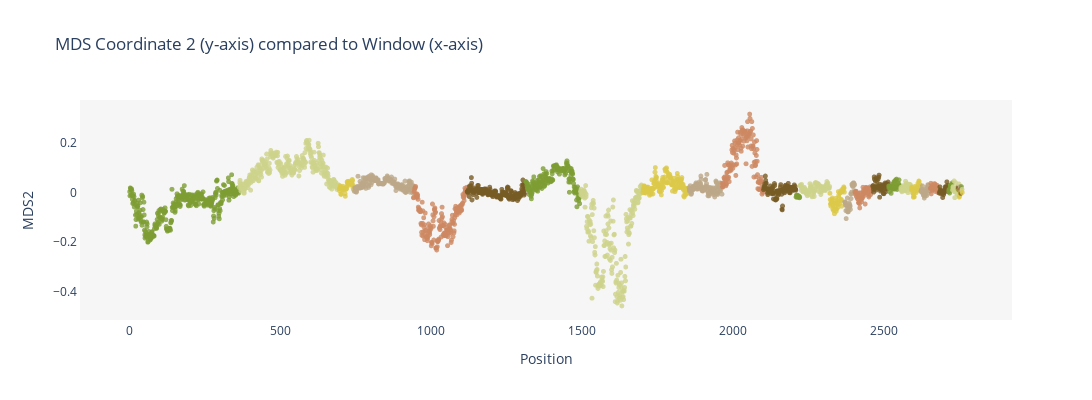

The notebook cell this image was saved under:
### Code cell
#px.scatter(y=mds.samples["PC2"], title="MDS Coordinate 2 (y-axis) compared to Window (x-axis)")
fig = px.scatter(y=mds.samples["PC2"], 
                 title="MDS Coordinate 2 (y-axis) compared to Window (x-axis)", 
                 color=chrs, 
                 labels=chrs,
                 color_discrete_sequence=kakapo_colors,
                 width=1200, height=400
                )

fig.update_traces(marker=dict(size=5, opacity=0.8))
fig.update_layout(showlegend=False)
fig.update_layout(xaxis=dict(showgrid=False, zeroline=False, showline=True, title="Position"))
fig.update_layout(yaxis=dict(showgrid=False, zeroline=False, showline=True, title="MDS2"))
fig.update_layout(paper_bgcolor="white")
fig.update_layout(plot_bgcolor="#f6f6f6")
fig.write_image("mds_coord2.svg")
fig.write_image("mds_coord2.png")
fig

### Figure 1 — Plotly figure (JSON) as saved in the notebook; plotly's stock layout.template omitted (floating-point values rounded to 4 significant figures; data arrays with more than 128 entries replaced by an {"elided": "..."} marker saying what was removed)
{"data": [{"hovertemplate": "color=S1<br>x=%{x}<br>y=%{y}<extra></extra>", "legendgroup": "S1", "marker": {"color": "#7D9D33", "opacity": 0.8, "size": 5, "symbol": "circle"}, "mode": "markers", "name": "S1", "showlegend": true, "type": "scattergl", "x": {"elided": "364 int values"}, "xaxis": "x", "y": {"elided": "364 float values"}, "yaxis": "y"}, {"hovertemplate": "color=S2<br>x=%{x}<br>y=%{y}<extra></extra>", "legendgroup": "S2", "marker": {"color": "#CED38C", "opacity": 0.8, "size": 5, "symbol": "circle"}, "mode": "markers", "name": "S2", "showlegend": true, "type": "scattergl", "x": {"elided": "331 int values"}, "xaxis": "x", "y": {"elided": "331 float values"}, "yaxis": "y"}, {"hovertemplate": "color=S3<br>x=%{x}<br>y=%{y}<extra></extra>", "legendgroup": "S3", "marker": {"color": "#DCC949", "opacity": 0.8, "size": 5, "symbol": "circle"}, "mode": "markers", "name": "S3", "showlegend": true, "type": "scattergl", "x": [695, 696, 697, 698, 699, 700, 701, 702, 703, 704, 705, 706, 707, 708, 709, 710, 711, 712, 713, 714, 715, 716, 717, 718, 719, 720, 721, 722, 723, 724, 725, 726, 727, 728, 729, 730, 731, 732, 733, 734, 735, 736, 737, 738, 739, 740, 741, 742, 743, 744], "xaxis": "x", "y": [0.01507, 0.006007, 0.0143, 0.02581, 0.0175, -0.007402, -0.00825, 0.01626, 0.01509, 0.01955, 0.01052, 0.009255, 0.02452, 0.01376, 0.01454, 0.01523, 0.01222, 0.01303, 0.0133, -0.005558, -0.01595, 0.01615, 0.01194, 0.01954, 0.01409, 0.02463, 0.04209, 0.0381, 0.04418, 0.03478, 0.03998, 0.0363, 0.04248, 0.04485, 0.02889, 0.03617, 0.04214, 0.03774, 0.03907, 0.03678, 0.03846, 0.03091, 0.03836, 0.05186, 0.04772, 0.02954, 0.01588, 0.01066, 0.0191, 0.02222], "yaxis": "y"}, {"hovertemplate": "color=S4<br>x=%{x}<br>y=%{y}<extra></extra>", "legendgroup": "S4", "marker": {"color": "#BCA888", "opacity": 0.8, "size": 5, "symbol": "circle"}, "mode": "markers", "name": "S4", "showlegend": true, "type": "scattergl", "x": {"elided": "196 int values"}, "xaxis": "x", "y": {"elided": "196 float values"}, "yaxis": "y"}, {"hovertemplate": "color=S5<br>x=%{x}<br>y=%{y}<extra></extra>", "legendgroup": "S5", "marker": {"color": "#CD8862", "opacity": 0.8, "size": 5, "symbol": "circle"}, "mode": "markers", "name": "S5", "showlegend": true, "type": "scattergl", "x": {"elided": "178 int values"}, "xaxis": "x", "y": {"elided": "178 float values"}, "yaxis": "y"}, {"hovertemplate": "color=S6<br>x=%{x}<br>y=%{y}<extra></extra>", "legendgroup": "S6", "marker": {"color": "#775B24", "opacity": 0.8, "size": 5, "symbol": "circle"}, "mode": "markers", "name": "S6", "showlegend": true, "type": "scattergl", "x": {"elided": "195 int values"}, "xaxis": "x", "y": {"elided": "195 float values"}, "yaxis": "y"}, {"hovertemplate": "color=S7<br>x=%{x}<br>y=%{y}<extra></extra>", "legendgroup": "S7", "marker": {"color": "#7D9D33", "opacity": 0.8, "size": 5, "symbol": "circle"}, "mode": "markers", "name": "S7", "showlegend": true, "type": "scattergl", "x": {"elided": "181 int values"}, "xaxis": "x", "y": {"elided": "181 float values"}, "yaxis": "y"}, {"hovertemplate": "color=S8<br>x=%{x}<br>y=%{y}<extra></extra>", "legendgroup": "S8", "marker": {"color": "#CED38C", "opacity": 0.8, "size": 5, "symbol": "circle"}, "mode": "markers", "name": "S8", "showlegend": true, "type": "scattergl", "x": {"elided": "207 int values"}, "xaxis": "x", "y": {"elided": "207 float values"}, "yaxis": "y"}, {"hovertemplate": "color=S9<br>x=%{x}<br>y=%{y}<extra></extra>", "legendgroup": "S9", "marker": {"color": "#DCC949", "opacity": 0.8, "size": 5, "symbol": "circle"}, "mode": "markers", "name": "S9", "showlegend": true, "type": "scattergl", "x": {"elided": "153 int values"}, "xaxis": "x", "y": {"elided": "153 float values"}, "yaxis": "y"}, {"hovertemplate": "color=S10<br>x=%{x}<br>y=%{y}<extra></extra>", "legendgroup": "S10", "marker": {"color": "#BCA888", "opacity": 0.8, "size": 5, "symbol": "circle"}, "mode": "markers", "name": "S10", "showlegend": true, "type": "scattergl", "x": [1855, 1856, 1857, 1858, 1859, 1860, 1861, 1862, 1863, 1864, 1865, 1866, 1867, 1868, 1869, 1870, 1871, 1872, 1873, 1874, 1875, 1876, 1877, 1878, 1879, 1880, 1881, 1882, 1883, 1884, 1885, 1886, 1887, 1888, 1889, 1890, 1891, 1892, 1893, 1894, 1895, 1896, 1897, 1898, 1899, 1900, 1901, 1902, 1903, 1904, 1905, 1906, 1907, 1908, 1909, 1910, 1911, 1912, 1913, 1914, 1915, 1916, 1917, 1918, 1919, 1920, 1921, 1922, 1923, 1924, 1925, 1926, 1927, 1928, 1929, 1930, 1931, 1932, 1933, 1934, 1935, 1936, 1937, 1938, 1939, 1940, 1941, 1942, 1943, 1944, 1945, 1946, 1947, 1948, 1949, 1950, 1951, 1952, 1953, 1954, 1955, 1956, 1957, 1958, 1959, 1960, 1961, 1962, 1963, 1964], "xaxis": "x", "y": [0.01885, 0.007484, 0.007857, 0.003139, 0.02666, 0.01254, 0.008717, -0.007934, -0.004257, 0.01058, 0.01588, 0.02038, 0.009187, 0.02188, 0.01175, 0.01356, 0.02561, 0.0174, 0.02606, 0.01974, 0.02219, 0.0286, 0.02798, 0.03806, 0.03319, 0.03322, 0.03415, 0.01251, 0.01463, 0.02329, 0.03464, 0.03169, 0.01557, 0.04094, 0.03385, 0.02682, 0.01952, 0.03328, 0.03638, 0.06561, 0.05292, 0.02542, 0.02108, 0.00667, 0.008025, 0.00527, 0.007067, 0.01696, 0.01871, 0.01199, 0.01083, 0.009846, 0.01265, 0.01967, 0.04955, 0.05173, 0.02287, 0.02589, 0.03502, 0.0725, 0.02218, 0.00664, 0.001806, -0.01414, -0.004025, -0.007364, -0.01421, 0.02039, 0.01555, 0.006892, -0.004563, -0.002187, 0.008275, 0.01861, 0.01175, 0.01482, 0.006219, 0.01211, 0.0181, 0.002218, 0.0005655, -0.004149, -0.00972, 0.001715, 0.004229, -0.0184, 0.008133, 0.0105, 0.01843, 0.04543, 0.04157, 0.03856, 0.02237, -0.004409, -0.003415, -0.008382, 0.002242, 0.01488, 0.02672, 0.02497, 0.03054, 0.02556, 0.03809, 0.009025, 0.005632, 0.01708, 0.03648, 0.022, 0.02038, -0.007645], "yaxis": "y"}, {"hovertemplate": "color=S11<br>x=%{x}<br>y=%{y}<extra></extra>", "legendgroup": "S11", "marker": {"color": "#CD8862", "opacity": 0.8, "size": 5, "symbol": "circle"}, "mode": "markers", "name": "S11", "showlegend": true, "type": "scattergl", "x": {"elided": "137 int values"}, "xaxis": "x", "y": {"elided": "137 float values"}, "yaxis": "y"}, {"hovertemplate": "color=S12<br>x=%{x}<br>y=%{y}<extra></extra>", "legendgroup": "S12", "marker": {"color": "#775B24", "opacity": 0.8, "size": 5, "symbol": "circle"}, "mode": "markers", "name": "S12", "showlegend": true, "type": "scattergl", "x": [2102, 2103, 2104, 2105, 2106, 2107, 2108, 2109, 2110, 2111, 2112, 2113, 2114, 2115, 2116, 2117, 2118, 2119, 2120, 2121, 2122, 2123, 2124, 2125, 2126, 2127, 2128, 2129, 2130, 2131, 2132, 2133, 2134, 2135, 2136, 2137, 2138, 2139, 2140, 2141, 2142, 2143, 2144, 2145, 2146, 2147, 2148, 2149, 2150, 2151, 2152, 2153, 2154, 2155, 2156, 2157, 2158, 2159, 2160, 2161, 2162, 2163, 2164, 2165, 2166, 2167, 2168, 2169, 2170, 2171, 2172, 2173, 2174, 2175, 2176, 2177, 2178, 2179, 2180, 2181, 2182, 2183, 2184, 2185, 2186, 2187, 2188, 2189, 2190, 2191, 2192, 2193, 2194, 2195, 2196, 2197, 2198, 2199, 2200, 2201, 2202, 2203, 2204, 2205, 2206, 2207, 2208, 2209], "xaxis": "x", "y": [0.0106, 0.01769, 0.02492, 0.01619, 0.03451, 0.02381, 0.06572, 0.048, 0.03567, 0.03667, 0.01751, 0.01301, 0.01235, -0.003059, -0.009385, 0.005171, 0.007224, 0.009614, 0.007727, 0.00105, 0.007024, 0.01181, 0.007706, 0.02583, 0.01196, 0.01486, 0.01143, -0.005795, -0.000758, 0.01754, -0.005316, 0.02173, -0.002859, -0.02651, -0.00143, 0.006139, 0.03535, 0.02745, -0.02895, -0.006236, -0.03065, -0.0249, -0.02894, -0.02646, -0.02627, 0.005417, 0.005919, 0.002392, -0.000817, -0.01048, -0.00603, 0.002712, 0.008782, 0.002928, 0.002808, 0.003758, 0.02239, 0.03115, 0.005887, 0.01006, -0.007836, -0.06835, -0.0706, -0.05516, 0.01323, 0.01335, 0.007667, 0.001516, 0.009702, 0.01569, -0.00174, 0.01795, 0.02616, 0.02869, 0.01253, 0.00796, 0.007803, 0.01765, 0.02598, 0.0255, 0.02356, 0.01897, 0.0361, 0.008838, 0.01011, 0.02153, -0.001509, 0.002813, -0.001879, 0.002884, 0.01803, 0.02036, 0.01962, 0.02022, 0.01196, 0.01793, 0.01958, 0.01427, 0.009747, 0.008013, 0.02029, 0.01436, 0.02982, 0.009475, 0.02458, 0.01346, 0.01337, 0.008938], "yaxis": "y"}, {"hovertemplate": "color=S13<br>x=%{x}<br>y=%{y}<extra></extra>", "legendgroup": "S13", "marker": {"color": "#7D9D33", "opacity": 0.8, "size": 5, "symbol": "circle"}, "mode": "markers", "name": "S13", "showlegend": true, "type": "scattergl", "x": [2210, 2211, 2212, 2213, 2214, 2215, 2216, 2217, 2218, 2219, 2220, 2221, 2222], "xaxis": "x", "y": [-0.01896, -0.0112, -0.01622, -0.02005, -0.01127, -0.01998, -0.01588, -0.01564, -0.01419, -0.01767, -0.01645, -0.02199, -0.01938], "yaxis": "y"}, {"hovertemplate": "color=S14<br>x=%{x}<br>y=%{y}<extra></extra>", "legendgroup": "S14", "marker": {"color": "#CED38C", "opacity": 0.8, "size": 5, "symbol": "circle"}, "mode": "markers", "name": "S14", "showlegend": true, "type": "scattergl", "x": [2223, 2224, 2225, 2226, 2227, 2228, 2229, 2230, 2231, 2232, 2233, 2234, 2235, 2236, 2237, 2238, 2239, 2240, 2241, 2242, 2243, 2244, 2245, 2246, 2247, 2248, 2249, 2250, 2251, 2252, 2253, 2254, 2255, 2256, 2257, 2258, 2259, 2260, 2261, 2262, 2263, 2264, 2265, 2266, 2267, 2268, 2269, 2270, 2271, 2272, 2273, 2274, 2275, 2276, 2277, 2278, 2279, 2280, 2281, 2282, 2283, 2284, 2285, 2286, 2287, 2288, 2289, 2290, 2291, 2292, 2293, 2294, 2295, 2296, 2297, 2298, 2299, 2300, 2301, 2302, 2303, 2304, 2305, 2306, 2307, 2308, 2309, 2310, 2311, 2312, 2313, 2314, 2315, 2316, 2317, 2318, 2319, 2320, 2321], "xaxis": "x", "y": [0.02699, 0.02899, 0.02871, 0.02169, 0.008467, 0.03194, 0.02026, 0.01651, 0.01355, 0.002184, 0.004463, 0.00874, 0.009664, 0.002426, 0.02004, 0.0173, 0.01288, 0.007846, 0.003954, -0.002346, -0.00505, 0.001742, -0.003609, -0.006348, -0.01374, 0.002824, -0.005872, 0.009036, -0.008843, -0.0008065, 0.006442, 0.00194, 0.002868, 0.03495, 0.01924, 0.02286, 0.02743, 0.01876, 0.01718, 0.02176, -0.01793, -0.01468, 0.004752, 0.003717, 0.001856, -0.005525, 0.001683, -0.01661, 0.004143, 0.01365, 0.03739, 0.0334, 0.03939, 0.01974, 0.01144, 0.03412, 0.03734, 0.02647, 0.0347, 0.02751, 0.03478, 0.03314, 0.02442, 0.002798, 0.02019, 0.02288, 0.02695, 0.02474, 0.0003104, -0.008734, 0.01, 0.0119, 0.02009, 0.003896, 0.02311, 0.01903, 0.01192, 0.01286, 0.008883, 0.0137, 0.02081, 0.02261, 0.0182, 0.01123, 0.007307, 0.01137, 0.02918, 0.02513, 0.03333, 0.04345, 0.01976, 0.03423, 0.03773, 0.01955, 0.0204, 0.01726, 0.01591, 0.01676, 0.02361], "yaxis": "y"}, {"hovertemplate": "color=S15<br>x=%{x}<br>y=%{y}<extra></extra>", "legendgroup": "S15", "marker": {"color": "#DCC949", "opacity": 0.8, "size": 5, "symbol": "circle"}, "mode": "markers", "name": "S15", "showlegend": true, "type": "scattergl", "x": [2322, 2323, 2324, 2325, 2326, 2327, 2328, 2329, 2330, 2331, 2332, 2333, 2334, 2335, 2336, 2337, 2338, 2339, 2340, 2341, 2342, 2343, 2344, 2345, 2346, 2347, 2348, 2349, 2350, 2351, 2352, 2353, 2354, 2355, 2356, 2357, 2358, 2359, 2360, 2361, 2362, 2363, 2364, 2365, 2366, 2367, 2368, 2369, 2370], "xaxis": "x", "y": [-0.003809, -0.0295, -0.04717, -0.05511, -0.04412, -0.04329, -0.03012, -0.02796, -0.02307, -0.05208, -0.06804, -0.05132, -0.07334, -0.04176, -0.06939, -0.08632, -0.06325, -0.04415, -0.04365, -0.0244, -0.06677, -0.07642, -0.06855, -0.03232, -0.04534, -0.04089, -0.04929, -0.06068, 0.002826, -0.01289, -0.02054, -0.03459, -0.04605, -0.002922, -0.002435, -0.03479, 0.006315, -0.03058, -0.02876, -0.05596, 0.0007375, 0.00469, 0.01385, 0.008468, 0.006884, 0.01585, 0.02171, 0.01735, 0.0009952], "yaxis": "y"}, {"hovertemplate": "color=S16<br>x=%{x}<br>y=%{y}<extra></extra>", "legendgroup": "S16", "marker": {"color": "#BCA888", "opacity": 0.8, "size": 5, "symbol": "circle"}, "mode": "markers", "name": "S16", "showlegend": true, "type": "scattergl", "x": [2371, 2372, 2373, 2374, 2375, 2376, 2377, 2378, 2379, 2380, 2381, 2382, 2383, 2384, 2385, 2386, 2387, 2388, 2389, 2390, 2391, 2392, 2393, 2394, 2395, 2396, 2397, 2398, 2399, 2400, 2401, 2402, 2403, 2404], "xaxis": "x", "y": [-0.03891, -0.04147, -0.04115, -0.05193, -0.07373, -0.106, -0.05367, -0.05411, -0.07101, -0.02308, -0.07875, -0.07859, -0.07858, -0.06684, -0.05445, -0.04294, -0.04821, -0.05836, -0.05446, -0.06899, -0.006015, -0.02524, -0.005867, 0.0008088, 0.03269, 0.02683, 0.03252, 0.0236, 0.0368, 0.03805, 0.03788, 0.02759, 0.006745, 0.03165], "yaxis": "y"}, {"hovertemplate": "color=S17<br>x=%{x}<br>y=%{y}<extra></extra>", "legendgroup": "S17", "marker": {"color": "#CD8862", "opacity": 0.8, "size": 5, "symbol": "circle"}, "mode": "markers", "name": "S17", "showlegend": true, "type": "scattergl", "x": [2405, 2406, 2407, 2408, 2409, 2410, 2411, 2412, 2413, 2414, 2415, 2416, 2417, 2418, 2419, 2420, 2421, 2422, 2423, 2424, 2425, 2426, 2427, 2428, 2429, 2430, 2431, 2432, 2433, 2434, 2435, 2436, 2437, 2438, 2439, 2440, 2441, 2442, 2443, 2444, 2445, 2446, 2447, 2448, 2449, 2450, 2451, 2452, 2453, 2454, 2455, 2456, 2457, 2458, 2459, 2460, 2461, 2462, 2463], "xaxis": "x", "y": [0.001471, -0.007399, -0.001112, 0.004189, 0.004468, -0.01709, -0.005544, -0.007047, -0.02521, -0.005844, -0.01797, -0.02914, -0.04214, -0.04093, -0.01858, -0.04581, -0.06274, -0.003084, -0.00192, -0.02274, -0.02942, -0.02307, -0.03805, -0.01837, -0.02416, -0.02194, -0.008781, 0.02057, 0.006816, -0.006953, 0.00274, 0.0133, -0.01228, -0.001716, -0.04706, 0.003969, 0.00774, 0.02017, 0.01821, 0.01719, 0.01625, 0.01577, 0.0132, -0.002411, -0.005523, 0.0008885, -0.01855, -0.01355, 0.01518, 0.02143, 0.01633, 0.003534, -0.008974, 0.01044, 0.01473, 0.02048, 0.01928, 0.008926, 0.007256], "yaxis": "y"}, {"hovertemplate": "color=S18<br>x=%{x}<br>y=%{y}<extra></extra>", "legendgroup": "S18", "marker": {"color": "#775B24", "opacity": 0.8, "size": 5, "symbol": "circle"}, "mode": "markers", "name": "S18", "showlegend": true, "type": "scattergl", "x": [2464, 2465, 2466, 2467, 2468, 2469, 2470, 2471, 2472, 2473, 2474, 2475, 2476, 2477, 2478, 2479, 2480, 2481, 2482, 2483, 2484, 2485, 2486, 2487, 2488, 2489, 2490, 2491, 2492, 2493, 2494, 2495, 2496, 2497, 2498, 2499, 2500, 2501, 2502, 2503, 2504, 2505, 2506, 2507, 2508, 2509, 2510, 2511, 2512, 2513, 2514, 2515, 2516], "xaxis": "x", "y": [0.02498, 0.02739, 0.01244, 0.0007828, 0.02069, 0.06214, 0.05267, 0.01457, 0.0193, 0.04561, 0.02138, 0.008654, 0.05786, 0.02621, 0.04468, 0.02023, 0.01825, 0.01765, 0.05365, 0.02698, 0.06084, 0.06934, 0.0254, -0.01972, 0.03226, 0.01337, 0.004703, 0.012, 0.02622, 0.01752, 0.008866, 0.02597, 0.02987, 0.02617, 0.02129, -0.004694, 0.01314, -0.005704, 0.0297, 0.02635, 0.03001, 0.0375, 0.03215, 0.002094, 0.01323, 0.0355, 0.02379, 0.03376, 0.02917, 0.01357, 0.03273, 0.04146, 0.02236], "yaxis": "y"}, {"hovertemplate": "color=S19<br>x=%{x}<br>y=%{y}<extra></extra>", "legendgroup": "S19", "marker": {"color": "#7D9D33", "opacity": 0.8, "size": 5, "symbol": "circle"}, "mode": "markers", "name": "S19", "showlegend": true, "type": "scattergl", "x": [2517, 2518, 2519, 2520, 2521, 2522, 2523, 2524, 2525, 2526, 2527, 2528, 2529, 2530, 2531, 2532, 2533, 2534, 2535, 2536, 2537, 2538, 2539, 2540, 2541, 2542, 2543, 2544, 2545, 2546, 2547, 2548, 2549, 2550, 2551, 2552, 2553, 2554, 2555, 2556], "xaxis": "x", "y": [0.02526, 0.01844, 0.02414, 0.003038, 0.0167, 0.01732, 0.01927, 0.01839, -0.004075, 0.02641, 0.02446, 0.03216, 0.02437, 0.01235, 0.01535, 0.0186, 0.02479, 0.03863, 0.04379, 0.01351, 0.01915, 0.01357, 0.0459, 0.05013, 0.02418, 0.02932, 0.05329, 0.01939, 0.01185, 0.02719, 0.02319, 0.02345, 0.03788, 0.03289, 0.05029, 0.02539, 0.02557, 0.02309, 0.02661, 0.01308], "yaxis": "y"}, {"hovertemplate": "color=S20<br>x=%{x}<br>y=%{y}<extra></extra>", "legendgroup": "S20", "marker": {"color": "#CED38C", "opacity": 0.8, "size": 5, "symbol": "circle"}, "mode": "markers", "name": "S20", "showlegend": true, "type": "scattergl", "x": [2557, 2558, 2559, 2560, 2561, 2562, 2563, 2564, 2565, 2566, 2567, 2568, 2569, 2570, 2571, 2572, 2573, 2574, 2575, 2576, 2577, 2578, 2579, 2580, 2581, 2582, 2583, 2584, 2585, 2586, 2587, 2588, 2589, 2590, 2591], "xaxis": "x", "y": [0.01237, 0.02001, 0.00616, 0.01133, 0.002331, 0.007767, 0.01922, 0.02023, 0.02684, 0.01828, 0.009386, 0.01734, 0.01992, 0.006802, 0.006252, 0.02742, 0.04478, 0.03455, 0.02971, 0.03668, 0.02942, 0.01882, 0.01627, 0.006892, -0.001266, 0.0217, 0.02109, 0.03262, 0.03267, 0.02366, 0.02851, 0.03145, 0.0301, 0.01143, 0.009986], "yaxis": "y"}, {"hovertemplate": "color=S21<br>x=%{x}<br>y=%{y}<extra></extra>", "legendgroup": "S21", "marker": {"color": "#DCC949", "opacity": 0.8, "size": 5, "symbol": "circle"}, "mode": "markers", "name": "S21", "showlegend": true, "type": "scattergl", "x": [2592, 2593, 2594, 2595, 2596, 2597, 2598, 2599, 2600, 2601, 2602, 2603, 2604, 2605, 2606, 2607, 2608, 2609, 2610, 2611, 2612, 2613, 2614, 2615, 2616, 2617, 2618, 2619, 2620, 2621, 2622, 2623], "xaxis": "x", "y": [0.01146, 0.02131, 0.01184, 0.01828, 0.009219, -0.002752, -0.006005, -0.01984, -0.01646, -0.001088, -0.01817, 0.002252, 0.02398, 0.01093, 0.007896, 0.02016, -0.001194, 0.007849, 0.007421, 0.01926, 0.0181, 0.01895, 0.03637, 0.01068, 0.03049, 0.04555, 0.04378, 0.009541, 0.02365, 0.03064, 0.006193, 0.02815], "yaxis": "y"}, {"hovertemplate": "color=S22<br>x=%{x}<br>y=%{y}<extra></extra>", "legendgroup": "S22", "marker": {"color": "#BCA888", "opacity": 0.8, "size": 5, "symbol": "circle"}, "mode": "markers", "name": "S22", "showlegend": true, "type": "scattergl", "x": [2624, 2625, 2626, 2627, 2628, 2629, 2630, 2631, 2632, 2633, 2634, 2635, 2636, 2637, 2638, 2639, 2640, 2641, 2642, 2643, 2644, 2645, 2646, 2647, 2648, 2649, 2650, 2651, 2652, 2653, 2654], "xaxis": "x", "y": [0.003705, 0.007859, 0.01187, -0.0002827, 0.01252, 0.0258, 0.002321, -0.001962, -0.01135, -0.01117, 0.003474, -0.02281, -0.01542, -0.01548, 0.002734, 0.01283, -0.002043, 0.006375, -0.006964, -0.01288, 0.01726, 0.02353, 0.01271, 0.03087, 0.02878, 0.0114, 0.01766, 0.02666, 0.008434, 0.005517, 0.004942], "yaxis": "y"}, {"hovertemplate": "color=S23<br>x=%{x}<br>y=%{y}<extra></extra>", "legendgroup": "S23", "marker": {"color": "#CD8862", "opacity": 0.8, "size": 5, "symbol": "circle"}, "mode": "markers", "name": "S23", "showlegend": true, "type": "scattergl", "x": [2655, 2656, 2657, 2658, 2659, 2660, 2661, 2662, 2663, 2664, 2665, 2666, 2667, 2668, 2669, 2670, 2671, 2672, 2673, 2674, 2675, 2676, 2677, 2678, 2679, 2680, 2681, 2682, 2683, 2684], "xaxis": "x", "y": [0.01628, 0.01735, 0.03664, -0.006175, 0.0224, 0.01589, 0.008844, 0.03022, 0.009229, 0.0138, 0.02005, 0.01664, 0.01356, 0.0197, 0.03515, 0.02268, 0.03276, 0.003416, 0.022, 0.01107, 0.01688, 0.02285, 0.02855, 0.005887, 0.004552, 0.01616, -0.001259, 0.004262, 0.01001, 0.01258], "yaxis": "y"}, {"hovertemplate": "color=S24<br>x=%{x}<br>y=%{y}<extra></extra>", "legendgroup": "S24", "marker": {"color": "#775B24", "opacity": 0.8, "size": 5, "symbol": "circle"}, "mode": "markers", "name": "S24", "showlegend": true, "type": "scattergl", "x": [2685, 2686, 2687, 2688, 2689, 2690, 2691, 2692, 2693, 2694, 2695, 2696, 2697, 2698, 2699, 2700, 2701, 2702, 2703, 2704, 2705, 2706, 2707, 2708, 2709, 2710, 2711, 2712, 2713, 2714, 2715], "xaxis": "x", "y": [-0.003012, 0.002042, 0.02195, 0.00854, 0.001223, -0.005309, 0.003223, 0.004316, 0.003143, 0.006242, -0.000256, -0.02073, -0.003364, 0.003355, -0.009044, -0.0009395, -0.001518, 0.01027, 0.01186, 0.0118, 0.02273, 0.02194, 0.01975, 0.01325, 0.02171, 0.04223, 0.02175, 0.02798, 0.02281, 0.01362, 0.001952], "yaxis": "y"}, {"hovertemplate": "color=S25<br>x=%{x}<br>y=%{y}<extra></extra>", "legendgroup": "S25", "marker": {"color": "#7D9D33", "opacity": 0.8, "size": 5, "symbol": "circle"}, "mode": "markers", "name": "S25", "showlegend": true, "type": "scattergl", "x": [2716, 2717, 2718, 2719, 2720, 2721, 2722, 2723, 2724, 2725, 2726, 2727, 2728], "xaxis": "x", "y": [0.004754, 0.0114, 0.01193, -0.002735, 0.006807, 0.02641, 0.02957, 0.02619, 0.02679, 0.01069, 0.0318, 0.01418, 0.03827], "yaxis": "y"}, {"hovertemplate": "color=S26<br>x=%{x}<br>y=%{y}<extra></extra>", "legendgroup": "S26", "marker": {"color": "#CED38C", "opacity": 0.8, "size": 5, "symbol": "circle"}, "mode": "markers", "name": "S26", "showlegend": true, "type": "scattergl", "x": [2729, 2730, 2731, 2732, 2733, 2734, 2735, 2736, 2737, 2738, 2739, 2740, 2741, 2742, 2743, 2744], "xaxis": "x", "y": [0.00904, 0.0197, 0.02307, 0.0148, 0.00888, 0.04578, 0.002596, -0.02161, 0.009715, 0.003253, 0.03877, 0.01723, 0.01135, 0.005376, -0.00487, -0.008565], "yaxis": "y"}, {"hovertemplate": "color=NC_044298.1_ctg1<br>x=%{x}<br>y=%{y}<extra></extra>", "legendgroup": "NC_044298.1_ctg1", "marker": {"color": "#DCC949", "opacity": 0.8, "size": 5, "symbol": "circle"}, "mode": "markers", "name": "NC_044298.1_ctg1", "showlegend": true, "type": "scattergl", "x": [2745], "xaxis": "x", "y": [0.01344], "yaxis": "y"}, {"hovertemplate": "color=NC_044299.1_ctg1<br>x=%{x}<br>y=%{y}<extra></extra>", "legendgroup": "NC_044299.1_ctg1", "marker": {"color": "#BCA888", "opacity": 0.8, "size": 5, "symbol": "circle"}, "mode": "markers", "name": "NC_044299.1_ctg1", "showlegend": true, "type": "scattergl", "x": [2746], "xaxis": "x", "y": [0.02219], "yaxis": "y"}, {"hovertemplate": "color=NC_044300.1_ctg1<br>x=%{x}<br>y=%{y}<extra></extra>", "legendgroup": "NC_044300.1_ctg1", "marker": {"color": "#CD8862", "opacity": 0.8, "size": 5, "symbol": "circle"}, "mode": "markers", "name": "NC_044300.1_ctg1", "showlegend": true, "type": "scattergl", "x": [2747], "xaxis": "x", "y": [0.01398], "yaxis": "y"}, {"hovertemplate": "color=NW_022045577.1_ctg1<br>x=%{x}<br>y=%{y}<extra></extra>", "legendgroup": "NW_022045577.1_ctg1", "marker": {"color": "#775B24", "opacity": 0.8, "size": 5, "symbol": "circle"}, "mode": "markers", "name": "NW_022045577.1_ctg1", "showlegend": true, "type": "scattergl", "x": [2748], "xaxis": "x", "y": [0.01863], "yaxis": "y"}, {"hovertemplate": "color=NW_022045589.1_ctg1<br>x=%{x}<br>y=%{y}<extra></extra>", "legendgroup": "NW_022045589.1_ctg1", "marker": {"color": "#7D9D33", "opacity": 0.8, "size": 5, "symbol": "circle"}, "mode": "markers", "name": "NW_022045589.1_ctg1", "showlegend": true, "type": "scattergl", "x": [2749], "xaxis": "x", "y": [0.009278], "yaxis": "y"}, {"hovertemplate": "color=NW_022045602.1_ctg1<br>x=%{x}<br>y=%{y}<extra></extra>", "legendgroup": "NW_022045602.1_ctg1", "marker": {"color": "#CED38C", "opacity": 0.8, "size": 5, "symbol": "circle"}, "mode": "markers", "name": "NW_022045602.1_ctg1", "showlegend": true, "type": "scattergl", "x": [2750], "xaxis": "x", "y": [0.03368], "yaxis": "y"}, {"hovertemplate": "color=NW_022045628.1_ctg1<br>x=%{x}<br>y=%{y}<extra></extra>", "legendgroup": "NW_022045628.1_ctg1", "marker": {"color": "#DCC949", "opacity": 0.8, "size": 5, "symbol": "circle"}, "mode": "markers", "name": "NW_022045628.1_ctg1", "showlegend": true, "type": "scattergl", "x": [2751, 2752, 2753], "xaxis": "x", "y": [-0.01908, -0.0157, -0.005427], "yaxis": "y"}, {"hovertemplate": "color=NW_022045629.1_ctg1<br>x=%{x}<br>y=%{y}<extra></extra>", "legendgroup": "NW_022045629.1_ctg1", "marker": {"color": "#BCA888", "opacity": 0.8, "size": 5, "symbol": "circle"}, "mode": "markers", "name": "NW_022045629.1_ctg1", "showlegend": true, "type": "scattergl", "x": [2754], "xaxis": "x", "y": [0.0232], "yaxis": "y"}, {"hovertemplate": "color=NW_022045631.1_ctg1<br>x=%{x}<br>y=%{y}<extra></extra>", "legendgroup": "NW_022045631.1_ctg1", "marker": {"color": "#CD8862", "opacity": 0.8, "size": 5, "symbol": "circle"}, "mode": "markers", "name": "NW_022045631.1_ctg1", "showlegend": true, "type": "scattergl", "x": [2755], "xaxis": "x", "y": [0.01222], "yaxis": "y"}, {"hovertemplate": "color=NW_022045634.1_ctg1<br>x=%{x}<br>y=%{y}<extra></extra>", "legendgroup": "NW_022045634.1_ctg1", "marker": {"color": "#775B24", "opacity": 0.8, "size": 5, "symbol": "circle"}, "mode": "markers", "name": "NW_022045634.1_ctg1", "showlegend": true, "type": "scattergl", "x": [2756, 2757], "xaxis": "x", "y": [-0.003955, 0.01309], "yaxis": "y"}, {"hovertemplate": "color=NW_022045635.1_ctg1<br>x=%{x}<br>y=%{y}<extra></extra>", "legendgroup": "NW_022045635.1_ctg1", "marker": {"color": "#7D9D33", "opacity": 0.8, "size": 5, "symbol": "circle"}, "mode": "markers", "name": "NW_022045635.1_ctg1", "showlegend": true, "type": "scattergl", "x": [2758], "xaxis": "x", "y": [0.0231], "yaxis": "y"}, {"hovertemplate": "color=NW_022045636.1_ctg1<br>x=%{x}<br>y=%{y}<extra></extra>", "legendgroup": "NW_022045636.1_ctg1", "marker": {"color": "#CED38C", "opacity": 0.8, "size": 5, "symbol": "circle"}, "mode": "markers", "name": "NW_022045636.1_ctg1", "showlegend": true, "type": "scattergl", "x": [2759, 2760], "xaxis": "x", "y": [0.006033, 0.01173], "yaxis": "y"}, {"hovertemplate": "color=NW_022045640.1_ctg1<br>x=%{x}<br>y=%{y}<extra></extra>", "legendgroup": "NW_022045640.1_ctg1", "marker": {"color": "#DCC949", "opacity": 0.8, "size": 5, "symbol": "circle"}, "mode": "markers", "name": "NW_022045640.1_ctg1", "showlegend": true, "type": "scattergl", "x": [2761], "xaxis": "x", "y": [-0.0006881], "yaxis": "y"}], "layout": {"height": 400, "legend": {"title": {"text": "color"}, "tracegroupgap": 0}, "paper_bgcolor": "white", "plot_bgcolor": "#f6f6f6", "showlegend": false, "title": {"text": "MDS Coordinate 2 (y-axis) compared to Window (x-axis)"}, "width": 1200, "xaxis": {"anchor": "y", "autorange": true, "domain": [0, 1], "range": [-163.7, 2925.0], "showgrid": false, "showline": true, "title": {"text": "Position"}, "type": "linear", "zeroline": false}, "yaxis": {"anchor": "x", "autorange": true, "domain": [0, 1], "range": [-0.5151, 0.3726], "showgrid": false, "showline": true, "title": {"text": "MDS2"}, "type": "linear", "zeroline": false}}}
